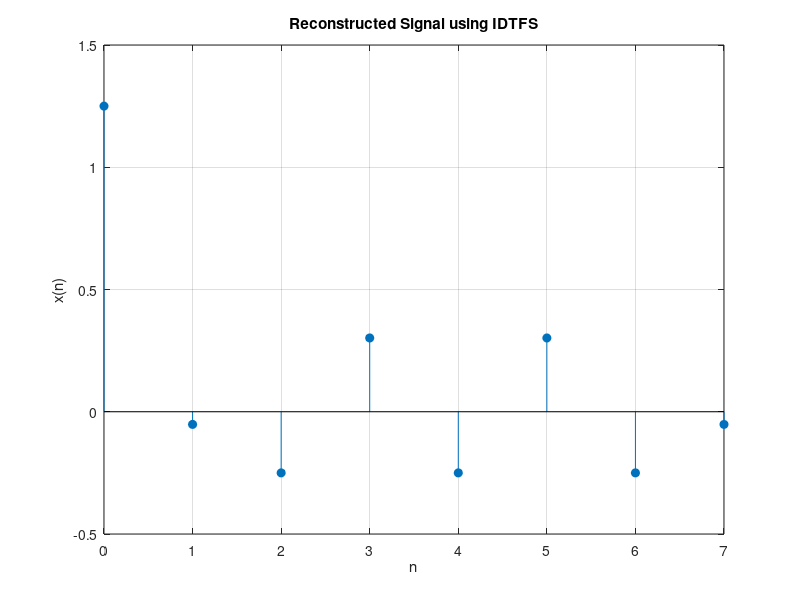

This figure's MATLAB source:
clc; clear; close all;

N = 8;

% Define DTFS coefficients
X = [1 2 3 4 0 0 0 0];

% Inverse DTFS
x = ifft(X);

figure;
stem(0:N-1, real(x), 'filled');
title('Reconstructed Signal using IDTFS');
xlabel('n');
ylabel('x(n)');
grid on;

disp('Recovered signal:');
disp(real(x));
